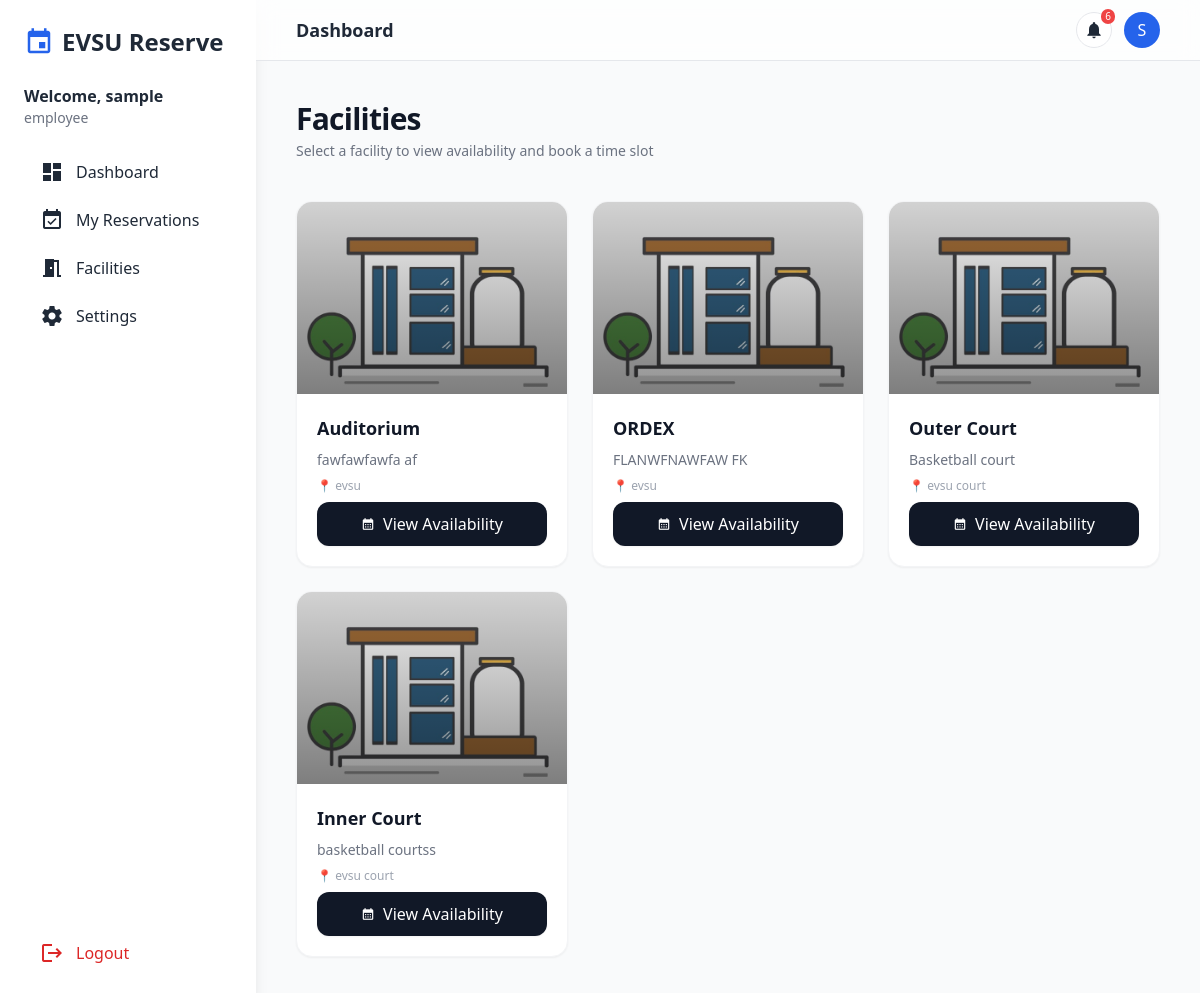
Screenshot of /facilities/ (signed in) with the database file from the repository.
### core/models.py (models this page shows, shortened)
class User(AbstractUser):
    ROLE_CHOICES = [
        ('admin', 'Admin'),
        ('employee', 'Employee'),
        ('student', 'Student'),
    ]
    role = models.CharField(max_length=10, choices=ROLE_CHOICES, default='employee')
    email = models.EmailField(unique=True)
    groups = models.ManyToManyField(
        Group,
        related_name='custom_user_set',
        blank=True,
        verbose_name='groups'
    )
    user_permissions = models.ManyToManyField(
        Permission,
        related_name='custom_user_set_permissions',
        blank=True,
        verbose_name='user permissions'
    )
    USERNAME_FIELD = 'username'
    REQUIRED_FIELDS = ['email']

class Facility(models.Model):
    name = models.CharField(max_length=100)
    description = models.TextField(blank=True)
    location = models.CharField(max_length=100, blank=True)
    capacity = models.PositiveIntegerField(null=True, blank=True)
    image = models.ImageField(
        upload_to='facilities/',
        blank=True,
        null=True,
        default='images/default.jpg'   # ✅ ADD THIS
    )
    is_active = models.BooleanField(default=True)

### core/views.py (the view)
# urls.py: path('facilities/', views.facilities_view, name='facilities'),
@login_required
def facilities_view(request):
    facilities = Facility.objects.filter(is_active=True)
    today = timezone.now().date()
    if request.method == "POST":
        form = ReservationForm(request.POST)
        if form.is_valid():
            reservation = form.save(commit=False)
            reservation.user = request.user
            reservation.status = "pending"
            try:
                reservation.full_clean()  # Validate constraints
                reservation.save()
                messages.success(request, f"Reservation for {reservation.facility.name} on {reservation.date} submitted!")
                return redirect('facilities')
            except Exception as e:
                messages.error(request, str(e))
        else:
            messages.error(request, "Please correct the errors below.")
    else:
        form = ReservationForm()
    context = {
        'facilities': facilities,
        'form': form,
        'today': today,
    }
    return render(request, 'user/facilities.html', context)

### core/context_processors.py (called while the page is built)
def notifications(request):
    if request.user.is_authenticated:
        count = Notification.objects.filter(user=request.user, is_read=False).count()
    else:
        count = 0
    return {
        'unread_notifications_count': count
    }

### templates/user/facilities.html (shortened to what this page needs)
{% extends 'user/base.html' %}
{% load widget_tweaks %}
{% block content %}
<div class="max-w-7xl mx-auto space-y-10">
    <div class="space-y-1">
        <h2 class="text-3xl font-semibold text-gray-900 tracking-tight">
            Facilities
        </h2>
        <p class="text-sm text-gray-500">
            Select a facility to view availability and book a time slot
        </p>
    </div>
    {% if facilities %}
    <div class="grid grid-cols-1 md:grid-cols-2 lg:grid-cols-3 gap-6">
        {% for facility in facilities %}
        <div class="group bg-white rounded-2xl border border-gray-100 shadow-sm hover:shadow-xl transition-all duration-300 overflow-hidden">
            <div class="relative h-48 overflow-hidden">
                {% if facility.image %}
                    <img src="{{ facility.image.url }}"
                         class="w-full h-full object-cover group-hover:scale-105 transition duration-500">
                {% else %}
                    <img src="/static/images/default_facility.png"
                         class="w-full h-full object-cover group-hover:scale-105 transition duration-500">
                {% endif %}
                <div class="absolute inset-0 bg-gradient-to-t from-black/40 to-transparent"></div>
            </div>
            <div class="p-5 space-y-2">
                <h3 class="text-lg font-semibold text-gray-900">
                    {{ facility.name }}
                </h3>
                <p class="text-sm text-gray-500 line-clamp-2">
                    {{ facility.description|default:"No description available." }}
                </p>
                <p class="text-xs text-gray-400">
                    📍 {{ facility.location|default:"N/A" }}
                </p>
                <a href="{% url 'facility_schedule_page' facility.id %}"
                class="mt-4 w-full group flex items-center justify-center gap-2 bg-gray-900 text-white py-2.5 rounded-xl hover:bg-black transition shadow-sm hover:shadow-md">
                    <span class="material-icons text-sm group-hover:scale-110 transition">
                    </span>
                    View Availability
                </a>
            </div>
        </div>
        {% endfor %}
    </div>
    {% else %}
    <div class="text-center py-20">
        <p class="text-gray-500">No facilities available at the moment.</p>
    </div>
    {% endif %}
</div>
{% endblock %}

### templates/user/base.html (shortened to what this page needs)
<!DOCTYPE html>
<html lang="en">
<head>
<script src="https://cdn.tailwindcss.com"></script>
</head>
<body class="font-sans text-gray-800 flex">
<aside class="hidden md:flex flex-col w-64 h-screen bg-white shadow-lg sticky top-0">
    <div class="p-6 flex flex-col h-full">
        <div class="mb-6 flex items-center gap-2">
            <span class="material-icons text-3xl text-blue-600">event</span>
            <h1 class="text-2xl font-bold">EVSU Reserve</h1>
        </div>
        <div class="mb-6">
            <p class="font-semibold">Welcome, {{ request.user.username }}</p>
            <p class="text-sm text-gray-500">{{ request.user.role }}</p>
        </div>
        <nav class="flex-1 space-y-2">
            <a href="{% url 'user_dashboard' %}" class="flex items-center gap-3 px-4 py-2 rounded-lg hover:bg-gray-100 {% if request.resolver_match.url_name == 'user_dashboard' %}active{% endif %}">
                <span class="material-icons">dashboard</span> Dashboard
            </a>
            <a href="{% url 'my_reservations' %}" class="flex items-center gap-3 px-4 py-2 rounded-lg hover:bg-gray-100 {% if request.resolver_match.url_name == 'my_reservations' %}active{% endif %}">
                <span class="material-icons">event_available</span> My Reservations
            </a>
            <a href="{% url 'facilities' %}" class="flex items-center gap-3 px-4 py-2 rounded-lg hover:bg-gray-100">
                <span class="material-icons">meeting_room</span> Facilities
            </a>
            <a href="#" class="flex items-center gap-3 px-4 py-2 rounded-lg hover:bg-gray-100">
                <span class="material-icons">settings</span> Settings
            </a>
        </nav>
        <button onclick="openLogoutModal()" class="mt-auto flex items-center gap-3 px-4 py-2 rounded-lg hover:bg-red-50 text-red-600">
            <span class="material-icons">logout</span> Logout
        </button>
    </div>
</aside>
<div class="flex-1 flex flex-col min-h-screen">
    <header class="sticky top-0 z-40 bg-white/70 border-b px-4 md:px-10 py-3 flex justify-between items-center">
        <h2 class="text-lg font-semibold text-gray-800">Dashboard</h2>
        <div class="flex items-center gap-3 relative">
            <button id="notifBtn" class="relative w-9 h-9 rounded-full bg-white border flex items-center justify-center">
                <span class="material-icons text-[20px]">notifications</span>
                {% if unread_notifications_count > 0 %}
                <span class="absolute -top-1 -right-1 text-[10px] bg-red-500 text-white rounded-full px-1">
                    {{ unread_notifications_count }}
                </span>
                {% endif %}
            </button>
            <div class="relative">
                <button id="profileBtn">
                    <div class="w-9 h-9 bg-blue-600 text-white rounded-full flex items-center justify-center">
                        {{ request.user.username|slice:":1"|upper }}
                    </div>
                </button>
            </div>
        </div>
    </header>
    <main class="flex-1 p-6 md:p-10 pb-[5rem]">
        {% block content %}{% endblock %}
    </main>
</div>
</body>
</html>

### templates/user/base.html (style rules this page uses)
body { background-color: #f9fafb; }
header { backdrop-filter: blur(10px); }

### rows the page displays
User: user.username "sample", user.role "employee", user.username "S"
Facility: image (placeholder picture), name "Auditorium", description "fawfawfawfa af", location "evsu"
Facility: image (placeholder picture), name "ORDEX", description "FLANWFNAWFAW FK", location "evsu"
Facility: image (placeholder picture), name "Outer Court", description "Basketball court", location "evsu court"
Facility: image (placeholder picture), name "Inner Court", description "basketball courtss", location "evsu court"

### other values shown
{{ unread_notifications_count }} "6"
